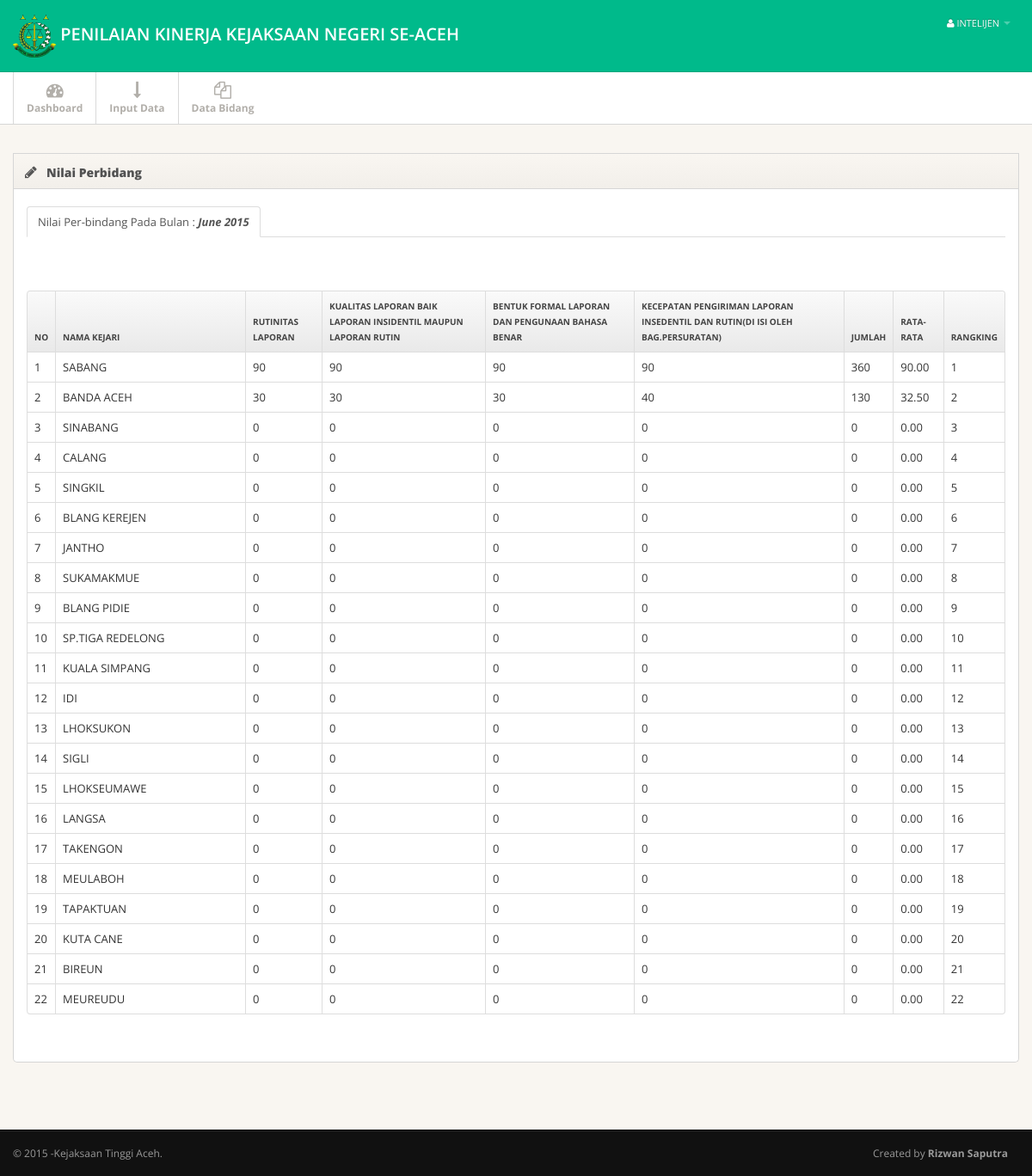
The page /home.php?module=nilaibidang (signed in) on the database its author committed.
### tables this page shows
CREATE TABLE IF NOT EXISTS `nilai` (
  `tanggal` date DEFAULT NULL,
  `periode` varchar(30) NOT NULL,
  `rutinitas` float DEFAULT NULL,
  `kualitas` float DEFAULT NULL,
  `bentuk_formal` float DEFAULT NULL,
  `kecepatan` float DEFAULT NULL,
  `akurasi` float NOT NULL,
  `skk` float NOT NULL,
  `perdata` float NOT NULL,
  `tun` float NOT NULL,
  `pph` float NOT NULL,
  `rata_rata` float DEFAULT NULL,
  `id_kejari` int(3) DEFAULT NULL,
  `id_bidang` int(3) DEFAULT NULL
);

CREATE TABLE IF NOT EXISTS `kejari` (
  `id` int(3) NOT NULL,
  `nama` varchar(30) DEFAULT NULL,
  `alamat` text NOT NULL
);

### modul/nilai/nilaibidang_user.php (the view, shortened to what this page needs)
	    <div class="container">
	      <div class="row">
	      	<div class="span12">
	      		<div class="widget ">
	      			<div class="widget-header">
	      				<i class="icon-pencil"></i>
	      				<h3>Nilai Perbidang</h3>
	  				</div>
					<div class="widget-content">
						<div class="tabbable">
						<ul class="nav nav-tabs">
						  <li class="active">
						    <a href="#formcontrols" data-toggle="tab">Nilai Per-bindang Pada Bulan :<b><i> <?php echo date("F Y") ?></b></i></a>
						  </li>
						</ul>
						<br>
							<div class="tab-content">
								<div class="tab-pane active" id="formcontrols">
									<fieldset>
	<?php
							$bidang=$_SESSION['bidang'];
							if($bidang=='5'){
				echo '
								</br>
	<table class="table table-bordered" >
	<thead>
	<tr>
	<th rowspan="2">No</th>
	<th rowspan="2">Nama Kejari</th>
	<th colspan="3"><p align="center">Adminstrasi</p></th>
	<th colspan="3"><p align="center">Teknis</p></th>
	<th rowspan="2"><p align="center">Jumlah</p></th>
	<th rowspan="2"><p align="center">Rata-Rata</p></th>
	<th rowspan="2"><p align="center">Rangking</p></th>
	<tr>
	<th>Data Akurasi</th>
	<th>Kecepatan Laporan</th>
	<th>SKK Piagam Kerjasama</th>
	<th>Perdata</th>
	<th>Tun</th>
	<th>PPH</th>
	</tr>
	</tr>
	</thead>
	<tbody>
	';
		$query=mysqli_query($konek,"SELECT * FROM  nilai,kejari where kejari.id=nilai.id_kejari AND nilai.id_bidang='$bidang' ORDER BY rata_rata DESC LIMIT 22") ;
		$no=1;
		while($r=mysqli_fetch_array($query)){
					$jumlah=$r['akurasi']+$r['kecepatan']+$r['skk']+$r['perdata']+$r['tun']+$r['pph'];
								$rata=number_format($rata1=($jumlah/6),2);
			echo"
			<tr>
				<td>$no</td>
				<td>$r[nama]</td>
				<td>$r[akurasi]</td>
				<td>$r[kecepatan]</td>
				<td >$r[skk]</td>
				<td >$r[perdata]</td>
				<td >$r[tun]</td>
				<td >$r[pph]</td>
				<td>$jumlah</td>
				<td>$rata</td>
				<td>$no</td>
				</tr>";
			$no++;
			}
echo'
	</tr>
</tbody>
	</table>
						 <br />
				 			';
							} else{
							$query=mysqli_query($konek,"SELECT * FROM  nilai,kejari where kejari.id=nilai.id_kejari AND nilai.id_bidang='$bidang' ORDER BY rata_rata DESC LIMIT 22 ") ;
							$no=1;
							echo '
							</br>
			<table class="table table-bordered">
		<thead>
	<tr>
	<th>No</th>
	<th>Nama Kejari</th>
	<th>Rutinitas Laporan</th>
	<th>Kualitas Laporan Baik Laporan Insidentil Maupun Laporan Rutin</th>
	<th>Bentuk Formal Laporan Dan Pengunaan Bahasa Benar</th>
	<th>Kecepatan Pengiriman Laporan Insedentil dan rutin(di isi oleh Bag.persuratan)</th>
	<th>Jumlah</th>
	<th>Rata-Rata</th>
	<th>Rangking</th>
	</tr>
	</thead>
				';
							while($r=mysqli_fetch_array($query)){
								$jumlah=$r['rutinitas']+$r['kualitas']+$r['bentuk_formal']+$r['kecepatan'];
								$rata=number_format($rata1=($jumlah/4),2);
							echo"
								<tr>
									<td>$no</td>
									<td class='span3'>$r[nama]</td>
								<td>$r[rutinitas]</td>
								<td>$r[kualitas]</td>
								<td>$r[bentuk_formal]</td>
								<td>$r[kecepatan]</td>
								<td>$jumlah</td>
							<td>$rata</td>
							<td>$no</td>
							";
							$no++;
							}
							echo"
					</tr>";
						}
				echo '
				</tr>
</tbody>
	</table>';
				?>
						 <br />
									</fieldset>
								</div>
							</div>
					</div>
				</div>
		    </div>
	      </div>
	    </div>

### css/style.css (style rules this page uses)
body { background: #f9f6f1; font: 13px/1.7em 'Open Sans'; }
.table td { vertical-align: middle; }
.table-bordered th { background: #E9E9E9; background:-moz-linear-gradient(top, #FAFAFA 0%, #E9E9E9 100%); background:-webkit-gradient(linear, left top, left bottom, color-stop(0%,#FAFAFA), color-stop(100%,#E9E9E9)); background:-webkit-linear-gradient(top, #FAFAFA 0%,#E9E9E9 100%); background:-o-linear-gradient(top, #FAFAFA 0%,#E9E9E9 100%); background:-ms-linear-gradient(top, #FAFAFA 0%,#E9E9E9 100%); background:linear-gradient(top, #FAFAFA 0%,#E9E9E9 100%); filter: progid:DXImageTransform.Microsoft.gradient(startColorstr='#FAFAFA', endColorstr='#E9E9E9'); -ms-filter: "progid:DXImageTransform.Microsoft.gradient(startColorstr='#FAFAFA', endColorstr='#E9E9E9')"; font-size: 10px; color: #444; text-transform: uppercase; }
.widget { position: relative; clear: both; width: auto; margin-bottom: 2em; overflow: hidden; }
.widget-header { position: relative; height: 40px; line-height: 40px; background: #f9f6f1; background:-moz-linear-gradient(top, #f9f6f1 0%, #f2efea 100%); background:-webkit-gradient(linear, left top, left bottom, color-stop(0%,#f9f6f1), color-stop(100%,#f2efea)); background:-webkit-linear-gradient(top, #f9f6f1 0%,#f2efea 100%); background:-o-linear-gradient(top, #f9f6f1 0%,#f2efea 100%); background:-ms-linear-gradient(top, #f9f6f1 0%,#f2efea 100%); background:linear-gradient(top, #f9f6f1 0%,#f2efea 100%); filter: progid:DXImageTransform.Microsoft.gradient(startColorstr='#f9f6f1', endColorstr='#f2efea'); -ms-filter: "progid:DXImageTransform.Microsoft.gradient(startColorstr='#f9f6f1', endColorstr='#f2efea')"; border: 1px solid #d6d6d6; -webkit-background-clip: padding-box; }
.widget-header h3 { position: relative; top: 2px; left: 10px; display: inline-block; margin-right: 3em; font-size: 14px; font-weight: 800; color: #525252; line-height: 18px; text-shadow: 1px 1px 2px rgba(255,255,255,.5); }
.widget-header [class^="icon-"], .widget-header [class*=" icon-"] { display: inline-block; margin-left: 13px; margin-right: -2px; font-size: 16px; color: #555; vertical-align: middle; }
.widget-content { padding: 20px 15px 15px; background: #FFF; border: 1px solid #D5D5D5; -moz-border-radius: 5px; -webkit-border-radius: 5px; border-radius: 5px; }
.widget-header+.widget-content { border-top: none; -webkit-border-top-left-radius: 0; -webkit-border-top-right-radius: 0; -moz-border-radius-topleft: 0; -moz-border-radius-topright: 0; border-top-left-radius: 0; border-top-right-radius: 0; }
.widget-content:before, .widget-content:after { content:""; display:table; }
.widget-content:after { clear:both; }
.widget-content { zoom:1; }

### rows shown on the page
nilai: id_kejari.nama "SABANG", rutinitas "90", kualitas "90", bentuk_formal "90", kecepatan "90", jumlah "360", rata "90.00"
nilai: id_kejari.nama "BANDA ACEH", rutinitas "30", kualitas "30", bentuk_formal "30", kecepatan "40", jumlah "130", rata "32.50"
nilai: id_kejari.nama "SINABANG", rutinitas "0", kualitas "0", bentuk_formal "0", kecepatan "0", rata "0.00"
nilai: id_kejari.nama "CALANG", rutinitas "0", kualitas "0", bentuk_formal "0", kecepatan "0", rata "0.00"
nilai: id_kejari.nama "SINGKIL", rutinitas "0", kualitas "0", bentuk_formal "0", kecepatan "0", rata "0.00"
nilai: id_kejari.nama "BLANG KEREJEN", rutinitas "0", kualitas "0", bentuk_formal "0", kecepatan "0", rata "0.00"
nilai: id_kejari.nama "JANTHO", rutinitas "0", kualitas "0", bentuk_formal "0", kecepatan "0", rata "0.00"
nilai: id_kejari.nama "SUKAMAKMUE", rutinitas "0", kualitas "0", bentuk_formal "0", kecepatan "0", rata "0.00"
nilai: id_kejari.nama "BLANG PIDIE", rutinitas "0", kualitas "0", bentuk_formal "0", kecepatan "0", rata "0.00"
nilai: id_kejari.nama "SP.TIGA REDELONG", rutinitas "0", kualitas "0", bentuk_formal "0", kecepatan "0", rata "0.00"
nilai: id_kejari.nama "KUALA SIMPANG", rutinitas "0", kualitas "0", bentuk_formal "0", kecepatan "0", rata "0.00"
nilai: id_kejari.nama "IDI", rutinitas "0", kualitas "0", bentuk_formal "0", kecepatan "0", rata "0.00"
nilai: id_kejari.nama "LHOKSUKON", rutinitas "0", kualitas "0", bentuk_formal "0", kecepatan "0", rata "0.00"
nilai: id_kejari.nama "SIGLI", rutinitas "0", kualitas "0", bentuk_formal "0", kecepatan "0", rata "0.00"
nilai: id_kejari.nama "LHOKSEUMAWE", rutinitas "0", kualitas "0", bentuk_formal "0", kecepatan "0", rata "0.00"
nilai: id_kejari.nama "LANGSA", rutinitas "0", kualitas "0", bentuk_formal "0", kecepatan "0", rata "0.00"
nilai: id_kejari.nama "TAKENGON", rutinitas "0", kualitas "0", bentuk_formal "0", kecepatan "0", rata "0.00"
nilai: id_kejari.nama "MEULABOH", rutinitas "0", kualitas "0", bentuk_formal "0", kecepatan "0", rata "0.00"
nilai: id_kejari.nama "TAPAKTUAN", rutinitas "0", kualitas "0", bentuk_formal "0", kecepatan "0", rata "0.00"
nilai: id_kejari.nama "KUTA CANE", rutinitas "0", kualitas "0", bentuk_formal "0", kecepatan "0", rata "0.00"
nilai: id_kejari.nama "BIREUN", rutinitas "0", kualitas "0", bentuk_formal "0", kecepatan "0", rata "0.00"
nilai: id_kejari.nama "MEUREUDU", rutinitas "0", kualitas "0", bentuk_formal "0", kecepatan "0", rata "0.00"

### other values the page prints
$_SESSION['username'] "INTELIJEN"
